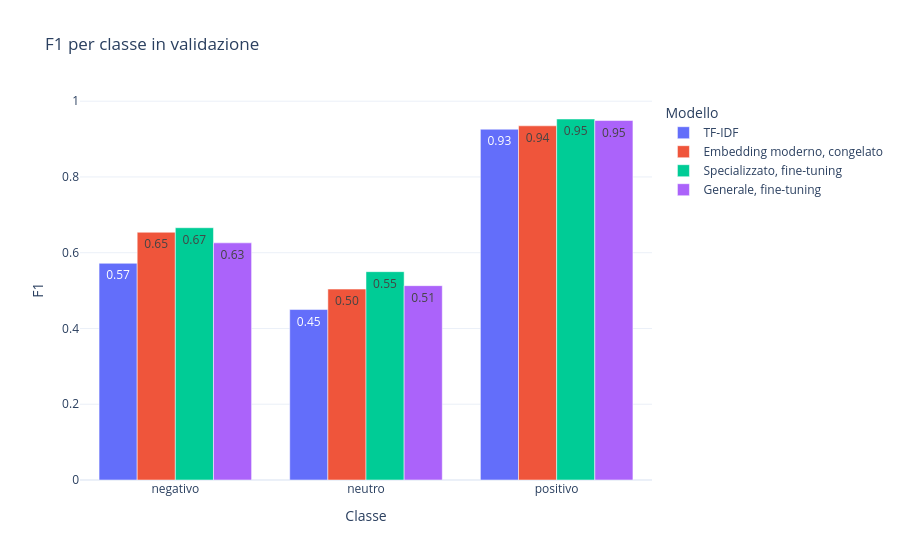

Here is the notebook cell this chart was saved with:
### Markdown cell above
### 5.2 Classe per classe

Quattro modelli: TF-IDF, il miglior congelato e i due fine-tuning.

### Code cell
best_frozen_name = max((n for n in results if "congelato" in n), key=lambda n: results[n]["Macro-F1"])
shown = ["TF-IDF", best_frozen_name, "Specializzato, fine-tuning", "Generale, fine-tuning"]
per_class = (results_table().loc[shown, CLASSES].reset_index(names="Modello")
             .melt(id_vars="Modello", var_name="Classe", value_name="F1"))
fig = px.bar(per_class, x="Classe", y="F1", color="Modello", barmode="group", text="F1",
             title="F1 per classe in validazione")
fig.update_traces(texttemplate="%{text:.2f}")
fig.show()

### Figure 1 — Plotly figure (JSON) as saved in the notebook; plotly's stock layout.template omitted (floating-point values rounded to 4 significant figures)
{"data": [{"alignmentgroup": "True", "hovertemplate": "Modello=TF-IDF<br>Classe=%{x}<br>F1=%{text}<extra></extra>", "legendgroup": "TF-IDF", "marker": {"color": "#636efa", "pattern": {"shape": ""}}, "name": "TF-IDF", "offsetgroup": "TF-IDF", "orientation": "v", "showlegend": true, "text": [0.572, 0.45, 0.926], "textposition": "auto", "texttemplate": "%{text:.2f}", "type": "bar", "x": ["negativo", "neutro", "positivo"], "xaxis": "x", "y": [0.572, 0.45, 0.926], "yaxis": "y"}, {"alignmentgroup": "True", "hovertemplate": "Modello=Embedding moderno, congelato<br>Classe=%{x}<br>F1=%{text}<extra></extra>", "legendgroup": "Embedding moderno, congelato", "marker": {"color": "#EF553B", "pattern": {"shape": ""}}, "name": "Embedding moderno, congelato", "offsetgroup": "Embedding moderno, congelato", "orientation": "v", "showlegend": true, "text": [0.654, 0.504, 0.935], "textposition": "auto", "texttemplate": "%{text:.2f}", "type": "bar", "x": ["negativo", "neutro", "positivo"], "xaxis": "x", "y": [0.654, 0.504, 0.935], "yaxis": "y"}, {"alignmentgroup": "True", "hovertemplate": "Modello=Specializzato, fine-tuning<br>Classe=%{x}<br>F1=%{text}<extra></extra>", "legendgroup": "Specializzato, fine-tuning", "marker": {"color": "#00cc96", "pattern": {"shape": ""}}, "name": "Specializzato, fine-tuning", "offsetgroup": "Specializzato, fine-tuning", "orientation": "v", "showlegend": true, "text": [0.666, 0.55, 0.953], "textposition": "auto", "texttemplate": "%{text:.2f}", "type": "bar", "x": ["negativo", "neutro", "positivo"], "xaxis": "x", "y": [0.666, 0.55, 0.953], "yaxis": "y"}, {"alignmentgroup": "True", "hovertemplate": "Modello=Generale, fine-tuning<br>Classe=%{x}<br>F1=%{text}<extra></extra>", "legendgroup": "Generale, fine-tuning", "marker": {"color": "#ab63fa", "pattern": {"shape": ""}}, "name": "Generale, fine-tuning", "offsetgroup": "Generale, fine-tuning", "orientation": "v", "showlegend": true, "text": [0.626, 0.513, 0.949], "textposition": "auto", "texttemplate": "%{text:.2f}", "type": "bar", "x": ["negativo", "neutro", "positivo"], "xaxis": "x", "y": [0.626, 0.513, 0.949], "yaxis": "y"}], "layout": {"barmode": "group", "legend": {"title": {"text": "Modello"}, "tracegroupgap": 0}, "title": {"text": "F1 per classe in validazione"}, "xaxis": {"anchor": "y", "domain": [0.0, 1.0], "title": {"text": "Classe"}}, "yaxis": {"anchor": "x", "domain": [0.0, 1.0], "title": {"text": "F1"}}}}
